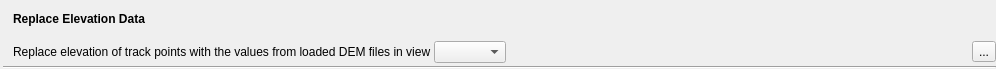
<?xml version="1.0" encoding="UTF-8"?>
<ui version="4.0">
 <class>IFilterReplaceElevation</class>
 <widget class="QWidget" name="IFilterReplaceElevation">
  <property name="geometry">
   <rect>
    <x>0</x>
    <y>0</y>
    <width>996</width>
    <height>69</height>
   </rect>
  </property>
  <property name="windowTitle">
   <string>Form</string>
  </property>
  <layout class="QGridLayout" name="gridLayout">
   <property name="leftMargin">
    <number>3</number>
   </property>
   <property name="topMargin">
    <number>0</number>
   </property>
   <property name="rightMargin">
    <number>0</number>
   </property>
   <property name="bottomMargin">
    <number>0</number>
   </property>
   <property name="spacing">
    <number>3</number>
   </property>
   <item row="0" column="0" rowspan="2">
    <widget class="QLabel" name="label_3">
     <property name="sizePolicy">
      <sizepolicy hsizetype="Maximum" vsizetype="Preferred">
       <horstretch>0</horstretch>
       <verstretch>0</verstretch>
      </sizepolicy>
     </property>
     <property name="text">
      <string/>
     </property>
     <property name="pixmap">
      <pixmap resource="../../../resources.qrc">:/icons/48x48/SetEle.png</pixmap>
     </property>
    </widget>
   </item>
   <item row="0" column="1">
    <widget class="QLabel" name="label_2">
     <property name="text">
      <string>&lt;b&gt;Replace Elevation Data&lt;/b&gt;</string>
     </property>
    </widget>
   </item>
   <item row="1" column="1">
    <layout class="QHBoxLayout" name="horizontalLayout">
     <property name="spacing">
      <number>3</number>
     </property>
     <item>
      <widget class="QLabel" name="label">
       <property name="text">
        <string>Replace elevation of track points with the values from loaded DEM files in view</string>
       </property>
      </widget>
     </item>
     <item>
      <widget class="QComboBox" name="comboView"/>
     </item>
     <item>
      <spacer name="horizontalSpacer">
       <property name="orientation">
        <enum>Qt::Horizontal</enum>
       </property>
       <property name="sizeHint" stdset="0">
        <size>
         <width>40</width>
         <height>20</height>
        </size>
       </property>
      </spacer>
     </item>
     <item>
      <widget class="QToolButton" name="toolApply">
       <property name="text">
        <string>...</string>
       </property>
       <property name="icon">
        <iconset resource="../../../resources.qrc">
         <normaloff>:/icons/32x32/Apply.png</normaloff>:/icons/32x32/Apply.png</iconset>
       </property>
       <property name="iconSize">
        <size>
         <width>22</width>
         <height>22</height>
        </size>
       </property>
      </widget>
     </item>
    </layout>
   </item>
   <item row="2" column="0" colspan="2">
    <widget class="Line" name="line">
     <property name="orientation">
      <enum>Qt::Horizontal</enum>
     </property>
    </widget>
   </item>
  </layout>
 </widget>
 <resources>
  <include location="../../../resources.qrc"/>
 </resources>
 <connections/>
</ui>
